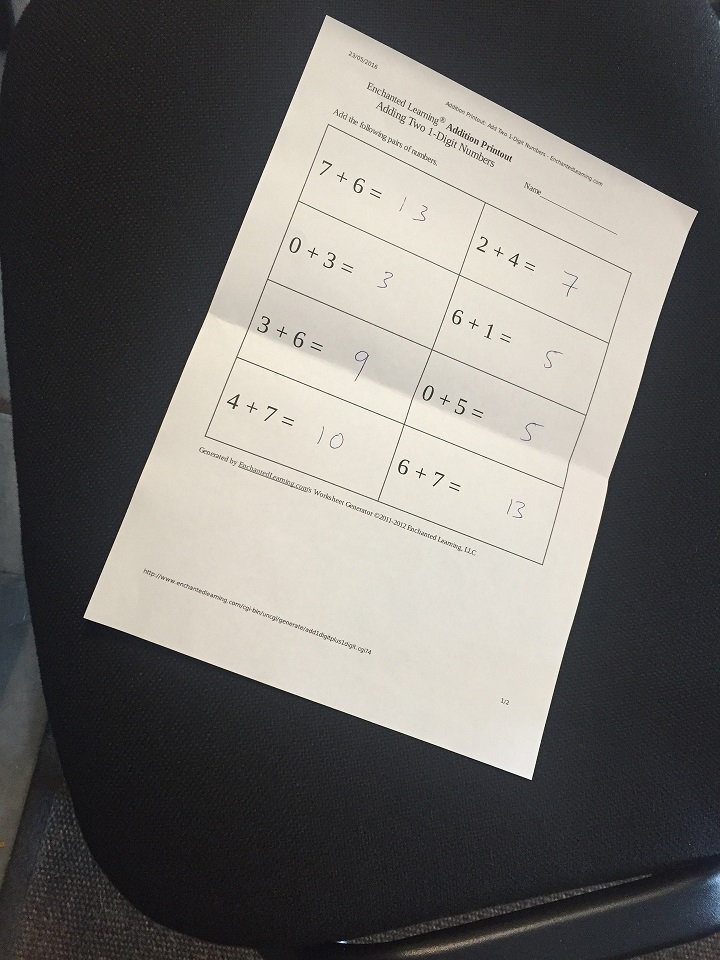
#> input picture images/scan.jpg, 720 x 960 px
$ python test.py
#> lines starting #> are read from the running program, lines starting #| are printed output that depends on the picture; after the words box and inside, x2 and y2 are one past the last pixel; in counts of white or black regions, pixels touching at a corner belong together
import cv2
import numpy as np

image=cv2.imread('../images/scan.jpg')
#> image is the input picture: shape (960, 720, 3); mean B, G, R 106.2, 109.5, 111.7
gray=cv2.cvtColor(image,cv2.COLOR_BGR2GRAY)
gray=cv2.Canny(gray,50,200)
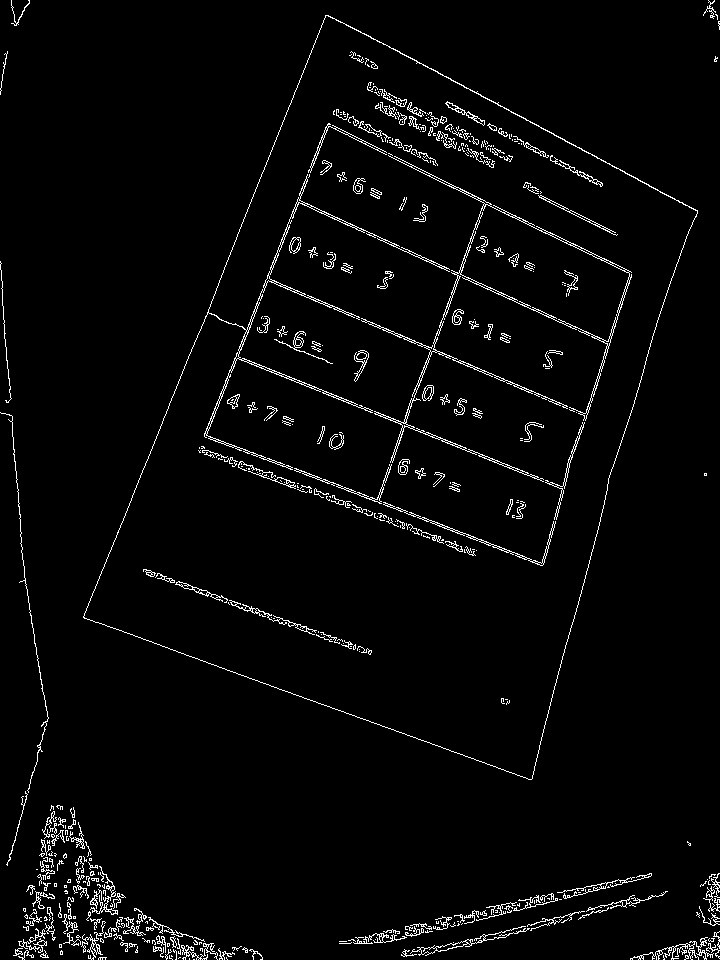
#> gray: shape (960, 720); 3% white in thin lines or dots
methods = ['cv2.RETR_EXTERNAL','cv2.RETR_TREE','cv2.RETR_LIST','cv2.RETR_CCOMP','cv2.RETR_FLOODFILL']
contour,hierarchy=cv2.findContours(gray,cv2.RETR_EXTERNAL,cv2.CHAIN_APPROX_SIMPLE)
#> contour = 181 contours, 146 with area under 20; largest, box (x1, y1, x2, y2) and area: (83, 15, 698, 780) 273656, (410, 926, 530, 956) 257, (630, 937, 714, 960) 162, (90, 866, 118, 915) 123, (81, 921, 106, 960) 116
print(len(contour))
#| 181
# [6 lines of commented-out code are left out]

cv2.drawContours(image,contour[177],-1,(255,0,243),3)
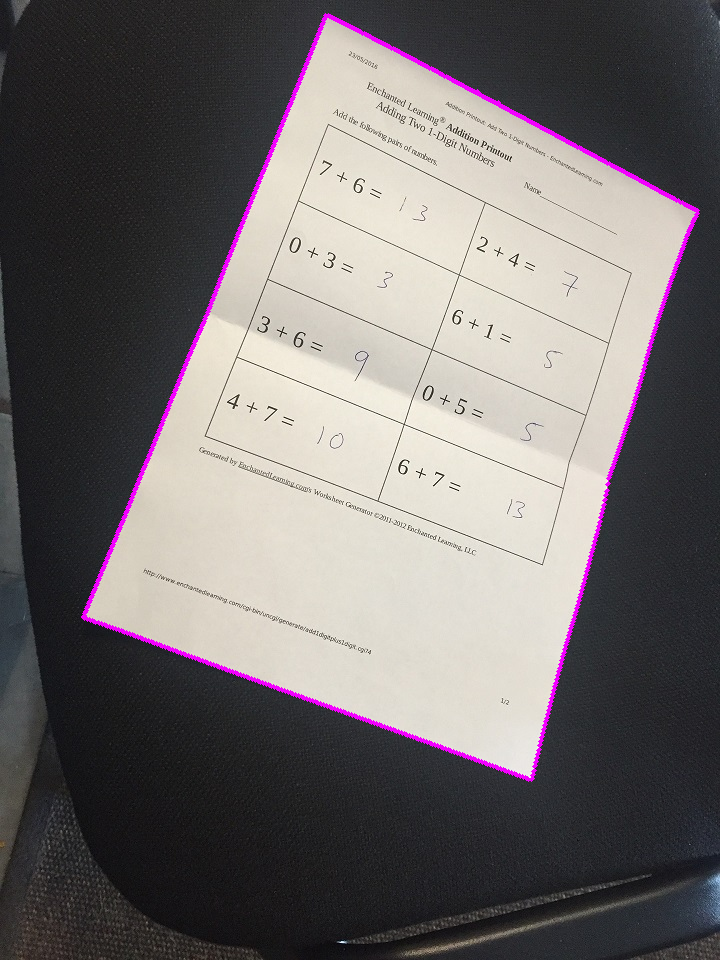
#> image: shape (960, 720, 3); 1.3% of pixels changed, all inside (x1, y1, x2, y2) = (81, 13, 700, 782)
cv2.imshow('im',image)
x,y,w,h = cv2.boundingRect(contour[177])
#> x = 83; y = 15; w = 615; h = 765
print(cv2.boundingRect(contour[177]))
#| (83, 15, 615, 765)
cv2.waitKey(0)
cv2.destroyAllWindows()
